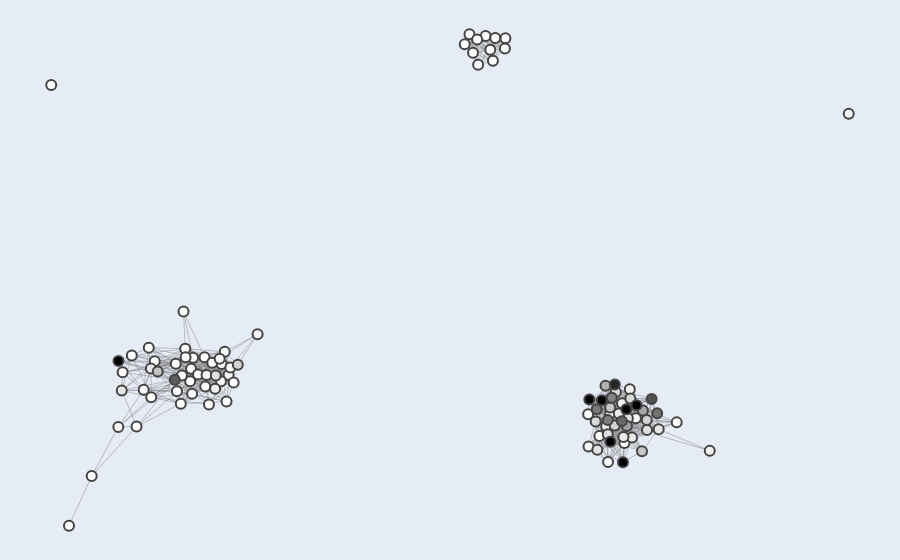

Notebook code for this chart:
### Markdown cell above
## Figure C

### Code cell
# reading in the table occupancy sheet to choose the top genes
node_names = list(G.nodes())
db_ref = pd.read_excel("simplemine_results_100_11Feb2024.xlsx", comment="#")
wormbase = pd.read_csv('Wormbase_Gene_Sanitizer_Database_DownloadedOn_10-30-2023.txt', comment="#", sep="\t")

coldict = dict()
colref = dict()

for gene in node_names:
    wbgene = wormbase.loc[wormbase["Input"] == gene, "Suggested Match"].iloc[0]
    geneindex = db_ref[db_ref["Your Input"] == wbgene].index[0]
    line = db_ref.at[geneindex, "Reference"]
    coldict[gene] = str(line) 

for gene in coldict:
    element = coldict[gene]
    num_ref = element.split(',')
    if num_ref != ['N.A.']:
        colref[gene] = len(num_ref)
    else:
        colref[gene] = 0

# cap values at 100
capped_colref = {k: min(v, 100) for k, v in colref.items()}

# normalize capped values
max_value = 100
min_value = 0
normalized_colref = {k: v / 100 for k, v in capped_colref.items()}

G, pos, partition = load_graph_positions_and_clusters()

# sort nodes by their normalized value
sorted_nodes = sorted(G.nodes(), key=lambda node: normalized_colref[node])

# prepare data for edges
edge_x = []
edge_y = []
for edge in G.edges():
    x0, y0 = pos[edge[0]]
    x1, y1 = pos[edge[1]]
    edge_x.extend([x0, x1, None]) 
    edge_y.extend([y0, y1, None])

# create a trace for edges
edge_trace = go.Scatter(x=edge_x, y=edge_y, line=dict(width=0.5, color='#888'), hoverinfo='none', mode='lines')

# modify the node colors assignment
node_x = [pos[node][0] for node in sorted_nodes]
node_y = [pos[node][1] for node in sorted_nodes]
node_colors = [normalized_colref[node] for node in sorted_nodes]

hover_texts = [f"Gene: {node}<br>References: {colref[node]}" for node in sorted_nodes]

# create a trace for nodes
node_trace = go.Scatter(x=node_x, y=node_y, 
                        mode='markers', 
                        hoverinfo='text',
                        marker=dict(showscale=False, 
                                    size=10,
                                    color=node_colors, 
                                    colorscale='Greys',
                                    reversescale=False,
                                    line_width=2),
                        text=hover_texts)

# create figure
fig = go.Figure(data=[edge_trace, node_trace],
                layout=go.Layout(
                    showlegend=False,
                    hovermode='closest',
                    margin=dict(b=0, l=0, r=0, t=0),
                    xaxis=dict(showgrid=False, zeroline=False, showticklabels=False),
                    yaxis=dict(showgrid=False, zeroline=False, showticklabels=False)))

# display figure
fig.show()

### Figure 1 — Plotly figure (JSON) as saved in the notebook; plotly's stock layout.template omitted (floating-point values rounded to 4 significant figures; data arrays with more than 128 entries replaced by an {"elided": "..."} marker saying what was removed)
{"data": [{"hoverinfo": "none", "line": {"color": "#888", "width": 0.5}, "mode": "lines", "type": "scatter", "x": {"elided": "2697 float values"}, "y": {"elided": "2697 float values"}}, {"hoverinfo": "text", "marker": {"color": [0, 0, 0, 0, 0, 0, 0, 0, 0, 0, 0, 0, 0, 0, 0, 0, 0, 0, 0, 0, 0, 0, 0.01, 0.01, 0.01, 0.01, 0.01, 0.01, 0.01, 0.01, 0.01, 0.01, 0.01, 0.01, 0.01, 0.02, 0.02, 0.02, 0.03, 0.03, 0.03, 0.03, 0.03, 0.03, 0.03, 0.03, 0.04, 0.04, 0.04, 0.04, 0.04, 0.05, 0.05, 0.06, 0.07, 0.07, 0.1, 0.1, 0.1, 0.11, 0.12, 0.15, 0.15, 0.16, 0.16, 0.16, 0.17, 0.18, 0.19, 0.2, 0.21, 0.22, 0.22, 0.24, 0.25, 0.25, 0.28, 0.28, 0.29, 0.33, 0.34, 0.35, 0.41, 0.44, 0.46, 0.57, 0.59, 0.61, 0.63, 0.67, 0.71, 0.75, 0.88, 1, 1, 1, 1, 1, 1, 1], "colorscale": [[0, "rgb(255,255,255)"], [0.125, "rgb(240,240,240)"], [0.25, "rgb(217,217,217)"], [0.375, "rgb(189,189,189)"], [0.5, "rgb(150,150,150)"], [0.625, "rgb(115,115,115)"], [0.75, "rgb(82,82,82)"], [0.875, "rgb(37,37,37)"], [1, "rgb(0,0,0)"]], "line": {"width": 2}, "reversescale": false, "showscale": false, "size": 10}, "mode": "markers", "text": ["Gene: C55C3.3<br>References: 0", "Gene: C38C3.3<br>References: 0", "Gene: C18D4.6<br>References: 0", "Gene: C08F11.7<br>References: 0", "Gene: C04G6.6<br>References: 0", "Gene: K09H9.7<br>References: 0", "Gene: bath-45<br>References: 0", "Gene: F39F10.4<br>References: 0", "Gene: Y48G1BM.6<br>References: 0", "Gene: fbxb-97<br>References: 0", "Gene: F58H7.5<br>References: 0", "Gene: F41G4.7<br>References: 0", "Gene: Y17D7B.4<br>References: 0", "Gene: T16G12.4<br>References: 0", "Gene: W04B5.2<br>References: 0", "Gene: H09G03.1<br>References: 0", "Gene: ZK402.3<br>References: 0", "Gene: Y20F4.4<br>References: 0", "Gene: W05H12.2<br>References: 0", "Gene: W06A11.4<br>References: 0", "Gene: W09B7.2<br>References: 0", "Gene: W09B7.1<br>References: 0", "Gene: C09G5.7<br>References: 1", "Gene: F15D4.5<br>References: 1", "Gene: F40D4.13<br>References: 1", "Gene: W04B5.1<br>References: 1", "Gene: Y47H10A.5<br>References: 1", "Gene: T20F7.1<br>References: 1", "Gene: hsp-4<br>References: 1", "Gene: F34D10.4<br>References: 1", "Gene: Y37E11B.2<br>References: 1", "Gene: R03D7.2<br>References: 1", "Gene: elf-1<br>References: 1", "Gene: rme-2<br>References: 1", "Gene: egg-6<br>References: 1", "Gene: C38D9.2<br>References: 2", "Gene: F39E9.7<br>References: 2", "Gene: R06C1.4<br>References: 2", "Gene: timm-17B.2<br>References: 3", "Gene: E01G4.5<br>References: 3", "Gene: K02E2.6<br>References: 3", "Gene: R03H10.6<br>References: 3", "Gene: fbxa-192<br>References: 3", "Gene: glit-1<br>References: 3", "Gene: citk-1<br>References: 3", "Gene: simr-1<br>References: 3", "Gene: T02G5.4<br>References: 4", "Gene: clp-6<br>References: 4", "Gene: saeg-1<br>References: 4", "Gene: qdpr-1<br>References: 4", "Gene: hmg-12<br>References: 4", "Gene: fkb-8<br>References: 5", "Gene: hil-4<br>References: 5", "Gene: gfat-2<br>References: 6", "Gene: rnh-1.3<br>References: 7", "Gene: saeg-2<br>References: 7", "Gene: scrm-4<br>References: 10", "Gene: deps-1<br>References: 10", "Gene: sea-2<br>References: 10", "Gene: idh-1<br>References: 11", "Gene: pyk-1<br>References: 12", "Gene: mcm-7<br>References: 15", "Gene: rpn-9<br>References: 15", "Gene: gly-13<br>References: 16", "Gene: mrp-4<br>References: 16", "Gene: klp-15<br>References: 16", "Gene: eel-1<br>References: 17", "Gene: pan-1<br>References: 18", "Gene: cpg-1<br>References: 19", "Gene: ani-2<br>References: 20", "Gene: wago-4<br>References: 21", "Gene: spe-41<br>References: 22", "Gene: puf-3<br>References: 22", "Gene: ima-3<br>References: 24", "Gene: vig-1<br>References: 25", "Gene: cey-2<br>References: 25", "Gene: his-24<br>References: 28", "Gene: pod-1<br>References: 28", "Gene: top-2<br>References: 29", "Gene: ani-1<br>References: 33", "Gene: wago-1<br>References: 34", "Gene: pdfr-1<br>References: 35", "Gene: mut-16<br>References: 41", "Gene: klp-7<br>References: 44", "Gene: cdc-48.1<br>References: 46", "Gene: tba-2<br>References: 57", "Gene: pgl-3<br>References: 59", "Gene: hsp-1<br>References: 61", "Gene: set-2<br>References: 63", "Gene: hrde-1<br>References: 67", "Gene: ceh-20<br>References: 71", "Gene: spd-5<br>References: 75", "Gene: tbb-2<br>References: 88", "Gene: lin-15B<br>References: 327", "Gene: par-5<br>References: 105", "Gene: csr-1<br>References: 128", "Gene: cdk-1<br>References: 123", "Gene: hsp-90<br>References: 165", "Gene: daf-18<br>References: 223", "Gene: mex-5<br>References: 108"], "type": "scatter", "x": [-0.7783, -0.6242, -0.5232, -0.4999, -0.502, -0.484, -0.4692, 0.1242, -0.4142, -0.4954, -0.4302, -0.423, 0.1718, -0.4674, 0.1939, 0.2171, 0.1885, -0.4976, 0.2159, -0.5908, -0.4189, -0.4028, -0.7265, -0.4102, -0.5132, 0.1351, -0.8187, -0.5827, 0.4057, 0.6076, 0.1825, -0.5171, -0.635, 0.4313, 0.4884, -0.4516, 0.1526, -0.532, -0.5124, 0.1548, 0.1432, -0.5963, -0.459, -0.5348, -0.6079, 0.451, -0.5208, -0.6658, -0.4317, -0.6559, 0.5146, -0.3482, 0.4562, 0.4066, -0.4645, -0.4347, -0.445, 0.483, 1, 0.5007, 0.683, 0.4467, 0.4756, -0.5914, 0.5058, 0.4862, 0.5666, -0.6579, 0.4266, 0.4963, 0.5399, -0.4435, 0.4504, 0.502, 0.4689, 0.4228, -0.3933, 0.4662, 0.5393, 0.5285, 0.4558, -0.5759, 0.4453, 0.5305, 0.4941, 0.4597, 0.4504, 0.4252, 0.5631, 0.4827, -0.5371, 0.5505, 0.4665, -0.6653, 0.4085, 0.516, 0.4928, 0.4371, 0.4851, 0.4564], "y": [-0.5198, -0.2177, -0.1484, -0.04214, -0.08002, -0.05926, -0.007268, 0.9455, -0.06095, -0.00858, -0.02795, 0.009446, 0.9705, -0.09579, 0.9645, 0.9632, 0.895, -0.1185, 0.9326, -0.1286, -0.1419, -0.08416, -0.3684, -0.03851, 0.01906, 0.9757, 0.8217, -0.01947, -0.1809, -0.2053, 0.9287, 0.1321, -0.001604, -0.2467, -0.2679, -0.02413, 0.9595, -0.1103, -0.007039, 0.883, 0.9192, 0.02216, -0.1507, -0.02675, -0.1059, -0.3259, -0.06297, -0.2194, -0.0799, -0.05278, -0.1926, 0.06309, -0.1785, -0.2788, -0.06098, -0.01176, -0.1026, -0.1468, 0.7342, -0.1048, -0.2914, -0.2171, -0.178, -0.04163, -0.2513, -0.25, -0.2264, -0.1081, -0.2889, -0.193, -0.2282, -0.06265, -0.2414, -0.1329, -0.1129, -0.2027, -0.02997, -0.2148, -0.1984, -0.2931, -0.1602, -0.05063, -0.09384, -0.1692, -0.2164, -0.1302, -0.1978, -0.1653, -0.1777, -0.2015, -0.07573, -0.1341, -0.0902, -0.01819, -0.1358, -0.1532, -0.1654, -0.1378, -0.3268, -0.2639]}], "layout": {"hovermode": "closest", "margin": {"b": 0, "l": 0, "r": 0, "t": 0}, "showlegend": false, "xaxis": {"showgrid": false, "showticklabels": false, "zeroline": false}, "yaxis": {"showgrid": false, "showticklabels": false, "zeroline": false}}}
